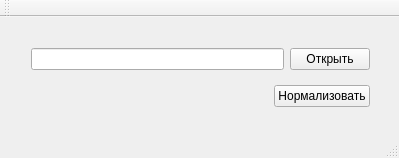
<?xml version="1.0" encoding="UTF-8"?>
<ui version="4.0">
 <class>MainWindow</class>
 <widget class="QMainWindow" name="MainWindow">
  <property name="geometry">
   <rect>
    <x>0</x>
    <y>0</y>
    <width>399</width>
    <height>158</height>
   </rect>
  </property>
  <property name="windowTitle">
   <string>MainWindow</string>
  </property>
  <widget class="QWidget" name="centralWidget">
   <widget class="QWidget" name="">
    <property name="geometry">
     <rect>
      <x>20</x>
      <y>20</y>
      <width>361</width>
      <height>81</height>
     </rect>
    </property>
    <layout class="QVBoxLayout" name="verticalLayout">
     <item>
      <layout class="QHBoxLayout" name="horizontalLayout">
       <item>
        <widget class="QLineEdit" name="lineEditFileBrowse"/>
       </item>
       <item>
        <widget class="QPushButton" name="pushButtonOpenFile">
         <property name="text">
          <string>Открыть</string>
         </property>
        </widget>
       </item>
      </layout>
     </item>
     <item>
      <spacer name="verticalSpacer">
       <property name="orientation">
        <enum>Qt::Vertical</enum>
       </property>
       <property name="sizeHint" stdset="0">
        <size>
         <width>20</width>
         <height>40</height>
        </size>
       </property>
      </spacer>
     </item>
     <item>
      <layout class="QHBoxLayout" name="horizontalLayout_2">
       <item>
        <spacer name="horizontalSpacer">
         <property name="orientation">
          <enum>Qt::Horizontal</enum>
         </property>
         <property name="sizeHint" stdset="0">
          <size>
           <width>40</width>
           <height>20</height>
          </size>
         </property>
        </spacer>
       </item>
       <item>
        <widget class="QPushButton" name="pushButtonNormilize">
         <property name="text">
          <string>Нормализовать</string>
         </property>
        </widget>
       </item>
      </layout>
     </item>
    </layout>
   </widget>
  </widget>
  <widget class="QMenuBar" name="menuBar">
   <property name="geometry">
    <rect>
     <x>0</x>
     <y>0</y>
     <width>399</width>
     <height>21</height>
    </rect>
   </property>
  </widget>
  <widget class="QToolBar" name="mainToolBar">
   <attribute name="toolBarArea">
    <enum>TopToolBarArea</enum>
   </attribute>
   <attribute name="toolBarBreak">
    <bool>false</bool>
   </attribute>
  </widget>
  <widget class="QStatusBar" name="statusBar"/>
 </widget>
 <layoutdefault spacing="6" margin="11"/>
 <resources/>
 <connections/>
</ui>
